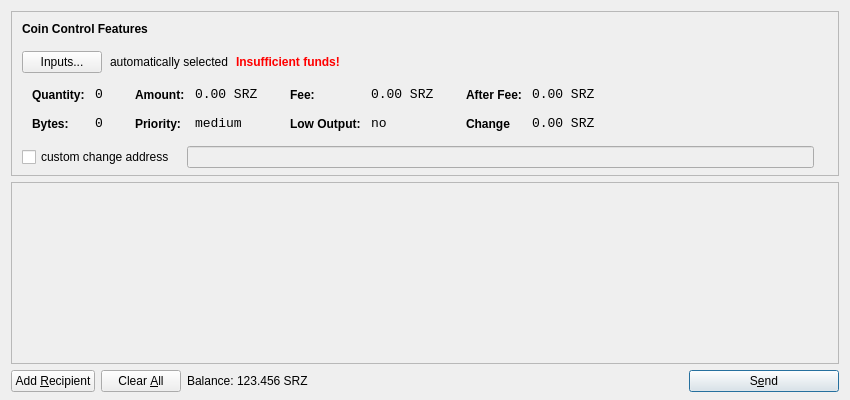
<?xml version="1.0" encoding="UTF-8"?>
<ui version="4.0">
 <class>SendCoinsDialog</class>
 <widget class="QDialog" name="SendCoinsDialog">
  <property name="geometry">
   <rect>
    <x>0</x>
    <y>0</y>
    <width>850</width>
    <height>400</height>
   </rect>
  </property>
  <property name="windowTitle">
   <string>Send Coins</string>
  </property>
  <layout class="QVBoxLayout" name="verticalLayout" stretch="0,1,0">
   <property name="bottomMargin">
    <number>8</number>
   </property>
   <item>
    <widget class="QFrame" name="frameCoinControl">
     <property name="sizePolicy">
      <sizepolicy hsizetype="Expanding" vsizetype="Expanding">
       <horstretch>0</horstretch>
       <verstretch>0</verstretch>
      </sizepolicy>
     </property>
     <property name="maximumSize">
      <size>
       <width>16777215</width>
       <height>16777215</height>
      </size>
     </property>
     <property name="frameShape">
      <enum>QFrame::StyledPanel</enum>
     </property>
     <property name="frameShadow">
      <enum>QFrame::Sunken</enum>
     </property>
     <layout class="QVBoxLayout" name="verticalLayoutCoinControl2">
      <property name="spacing">
       <number>-1</number>
      </property>
      <property name="leftMargin">
       <number>0</number>
      </property>
      <property name="topMargin">
       <number>0</number>
      </property>
      <property name="rightMargin">
       <number>0</number>
      </property>
      <property name="bottomMargin">
       <number>6</number>
      </property>
      <item>
       <layout class="QVBoxLayout" name="verticalLayoutCoinControl" stretch="0,0,0,0,1">
        <property name="spacing">
         <number>0</number>
        </property>
        <property name="leftMargin">
         <number>10</number>
        </property>
        <property name="topMargin">
         <number>10</number>
        </property>
        <item>
         <layout class="QHBoxLayout" name="horizontalLayoutCoinControl1">
          <property name="bottomMargin">
           <number>15</number>
          </property>
          <item>
           <widget class="QLabel" name="labelCoinControlFeatures">
            <property name="sizePolicy">
             <sizepolicy hsizetype="Preferred" vsizetype="Maximum">
              <horstretch>0</horstretch>
              <verstretch>0</verstretch>
             </sizepolicy>
            </property>
            <property name="font">
             <font>
              <weight>75</weight>
              <bold>true</bold>
             </font>
            </property>
            <property name="styleSheet">
             <string notr="true">font-weight:bold;</string>
            </property>
            <property name="text">
             <string>Coin Control Features</string>
            </property>
           </widget>
          </item>
         </layout>
        </item>
        <item>
         <layout class="QHBoxLayout" name="horizontalLayoutCoinControl2" stretch="0,0,0,0">
          <property name="spacing">
           <number>8</number>
          </property>
          <property name="bottomMargin">
           <number>10</number>
          </property>
          <item>
           <widget class="QPushButton" name="pushButtonCoinControl">
            <property name="styleSheet">
             <string notr="true"/>
            </property>
            <property name="text">
             <string>Inputs...</string>
            </property>
           </widget>
          </item>
          <item>
           <widget class="QLabel" name="labelCoinControlAutomaticallySelected">
            <property name="text">
             <string>automatically selected</string>
            </property>
            <property name="margin">
             <number>5</number>
            </property>
           </widget>
          </item>
          <item>
           <widget class="QLabel" name="labelCoinControlInsuffFunds">
            <property name="font">
             <font>
              <weight>75</weight>
              <bold>true</bold>
             </font>
            </property>
            <property name="styleSheet">
             <string notr="true">color:red;font-weight:bold;</string>
            </property>
            <property name="text">
             <string>Insufficient funds!</string>
            </property>
            <property name="margin">
             <number>5</number>
            </property>
           </widget>
          </item>
          <item>
           <spacer name="horizontalSpacerCoinControl">
            <property name="orientation">
             <enum>Qt::Horizontal</enum>
            </property>
            <property name="sizeHint" stdset="0">
             <size>
              <width>40</width>
              <height>1</height>
             </size>
            </property>
           </spacer>
          </item>
         </layout>
        </item>
        <item>
         <widget class="QWidget" name="widgetCoinControl" native="true">
          <property name="sizePolicy">
           <sizepolicy hsizetype="Preferred" vsizetype="Preferred">
            <horstretch>0</horstretch>
            <verstretch>0</verstretch>
           </sizepolicy>
          </property>
          <property name="minimumSize">
           <size>
            <width>0</width>
            <height>0</height>
           </size>
          </property>
          <property name="styleSheet">
           <string notr="true"/>
          </property>
          <layout class="QHBoxLayout" name="horizontalLayoutCoinControl5">
           <property name="margin">
            <number>0</number>
           </property>
           <item>
            <layout class="QHBoxLayout" name="horizontalLayoutCoinControl3" stretch="0,0,0,1">
             <property name="spacing">
              <number>20</number>
             </property>
             <property name="topMargin">
              <number>0</number>
             </property>
             <property name="bottomMargin">
              <number>10</number>
             </property>
             <item>
              <layout class="QFormLayout" name="formLayoutCoinControl1">
               <property name="horizontalSpacing">
                <number>10</number>
               </property>
               <property name="verticalSpacing">
                <number>14</number>
               </property>
               <property name="leftMargin">
                <number>10</number>
               </property>
               <property name="topMargin">
                <number>4</number>
               </property>
               <property name="rightMargin">
                <number>6</number>
               </property>
               <item row="0" column="0">
                <widget class="QLabel" name="labelCoinControlQuantityText">
                 <property name="styleSheet">
                  <string notr="true">font-weight:bold;</string>
                 </property>
                 <property name="text">
                  <string>Quantity:</string>
                 </property>
                 <property name="margin">
                  <number>0</number>
                 </property>
                </widget>
               </item>
               <item row="0" column="1">
                <widget class="QLabel" name="labelCoinControlQuantity">
                 <property name="font">
                  <font>
                   <family>Monospace</family>
                   <pointsize>10</pointsize>
                  </font>
                 </property>
                 <property name="cursor">
                  <cursorShape>IBeamCursor</cursorShape>
                 </property>
                 <property name="contextMenuPolicy">
                  <enum>Qt::ActionsContextMenu</enum>
                 </property>
                 <property name="text">
                  <string>0</string>
                 </property>
                 <property name="margin">
                  <number>0</number>
                 </property>
                 <property name="textInteractionFlags">
                  <set>Qt::LinksAccessibleByMouse|Qt::TextSelectableByKeyboard|Qt::TextSelectableByMouse</set>
                 </property>
                </widget>
               </item>
               <item row="1" column="0">
                <widget class="QLabel" name="labelCoinControlBytesText">
                 <property name="styleSheet">
                  <string notr="true">font-weight:bold;</string>
                 </property>
                 <property name="text">
                  <string>Bytes:</string>
                 </property>
                </widget>
               </item>
               <item row="1" column="1">
                <widget class="QLabel" name="labelCoinControlBytes">
                 <property name="font">
                  <font>
                   <family>Monospace</family>
                   <pointsize>10</pointsize>
                  </font>
                 </property>
                 <property name="cursor">
                  <cursorShape>IBeamCursor</cursorShape>
                 </property>
                 <property name="contextMenuPolicy">
                  <enum>Qt::ActionsContextMenu</enum>
                 </property>
                 <property name="text">
                  <string>0</string>
                 </property>
                 <property name="textInteractionFlags">
                  <set>Qt::LinksAccessibleByMouse|Qt::TextSelectableByKeyboard|Qt::TextSelectableByMouse</set>
                 </property>
                </widget>
               </item>
              </layout>
             </item>
             <item>
              <layout class="QFormLayout" name="formLayoutCoinControl2">
               <property name="horizontalSpacing">
                <number>10</number>
               </property>
               <property name="verticalSpacing">
                <number>14</number>
               </property>
               <property name="leftMargin">
                <number>6</number>
               </property>
               <property name="topMargin">
                <number>4</number>
               </property>
               <property name="rightMargin">
                <number>6</number>
               </property>
               <item row="0" column="0">
                <widget class="QLabel" name="labelCoinControlAmountText">
                 <property name="styleSheet">
                  <string notr="true">font-weight:bold;</string>
                 </property>
                 <property name="text">
                  <string>Amount:</string>
                 </property>
                 <property name="margin">
                  <number>0</number>
                 </property>
                </widget>
               </item>
               <item row="0" column="1">
                <widget class="QLabel" name="labelCoinControlAmount">
                 <property name="font">
                  <font>
                   <family>Monospace</family>
                   <pointsize>10</pointsize>
                  </font>
                 </property>
                 <property name="cursor">
                  <cursorShape>IBeamCursor</cursorShape>
                 </property>
                 <property name="contextMenuPolicy">
                  <enum>Qt::ActionsContextMenu</enum>
                 </property>
                 <property name="text">
                  <string>0.00 SRZ</string>
                 </property>
                 <property name="textInteractionFlags">
                  <set>Qt::LinksAccessibleByMouse|Qt::TextSelectableByKeyboard|Qt::TextSelectableByMouse</set>
                 </property>
                </widget>
               </item>
               <item row="1" column="0">
                <widget class="QLabel" name="labelCoinControlPriorityText">
                 <property name="styleSheet">
                  <string notr="true">font-weight:bold;</string>
                 </property>
                 <property name="text">
                  <string>Priority:</string>
                 </property>
                </widget>
               </item>
               <item row="1" column="1">
                <widget class="QLabel" name="labelCoinControlPriority">
                 <property name="font">
                  <font>
                   <family>Monospace</family>
                   <pointsize>10</pointsize>
                  </font>
                 </property>
                 <property name="cursor">
                  <cursorShape>IBeamCursor</cursorShape>
                 </property>
                 <property name="contextMenuPolicy">
                  <enum>Qt::ActionsContextMenu</enum>
                 </property>
                 <property name="text">
                  <string>medium</string>
                 </property>
                 <property name="textInteractionFlags">
                  <set>Qt::LinksAccessibleByMouse|Qt::TextSelectableByKeyboard|Qt::TextSelectableByMouse</set>
                 </property>
                </widget>
               </item>
              </layout>
             </item>
             <item>
              <layout class="QFormLayout" name="formLayoutCoinControl3">
               <property name="horizontalSpacing">
                <number>10</number>
               </property>
               <property name="verticalSpacing">
                <number>14</number>
               </property>
               <property name="leftMargin">
                <number>6</number>
               </property>
               <property name="topMargin">
                <number>4</number>
               </property>
               <property name="rightMargin">
                <number>6</number>
               </property>
               <item row="0" column="0">
                <widget class="QLabel" name="labelCoinControlFeeText">
                 <property name="styleSheet">
                  <string notr="true">font-weight:bold;</string>
                 </property>
                 <property name="text">
                  <string>Fee:</string>
                 </property>
                 <property name="margin">
                  <number>0</number>
                 </property>
                </widget>
               </item>
               <item row="0" column="1">
                <widget class="QLabel" name="labelCoinControlFee">
                 <property name="font">
                  <font>
                   <family>Monospace</family>
                   <pointsize>10</pointsize>
                  </font>
                 </property>
                 <property name="cursor">
                  <cursorShape>IBeamCursor</cursorShape>
                 </property>
                 <property name="contextMenuPolicy">
                  <enum>Qt::ActionsContextMenu</enum>
                 </property>
                 <property name="text">
                  <string>0.00 SRZ</string>
                 </property>
                 <property name="textInteractionFlags">
                  <set>Qt::LinksAccessibleByMouse|Qt::TextSelectableByKeyboard|Qt::TextSelectableByMouse</set>
                 </property>
                </widget>
               </item>
               <item row="1" column="0">
                <widget class="QLabel" name="labelCoinControlLowOutputText">
                 <property name="styleSheet">
                  <string notr="true">font-weight:bold;</string>
                 </property>
                 <property name="text">
                  <string>Low Output:</string>
                 </property>
                </widget>
               </item>
               <item row="1" column="1">
                <widget class="QLabel" name="labelCoinControlLowOutput">
                 <property name="font">
                  <font>
                   <family>Monospace</family>
                   <pointsize>10</pointsize>
                  </font>
                 </property>
                 <property name="cursor">
                  <cursorShape>IBeamCursor</cursorShape>
                 </property>
                 <property name="contextMenuPolicy">
                  <enum>Qt::ActionsContextMenu</enum>
                 </property>
                 <property name="text">
                  <string>no</string>
                 </property>
                 <property name="textInteractionFlags">
                  <set>Qt::LinksAccessibleByMouse|Qt::TextSelectableByKeyboard|Qt::TextSelectableByMouse</set>
                 </property>
                </widget>
               </item>
              </layout>
             </item>
             <item>
              <layout class="QFormLayout" name="formLayoutCoinControl4">
               <property name="horizontalSpacing">
                <number>10</number>
               </property>
               <property name="verticalSpacing">
                <number>14</number>
               </property>
               <property name="leftMargin">
                <number>6</number>
               </property>
               <property name="topMargin">
                <number>4</number>
               </property>
               <property name="rightMargin">
                <number>6</number>
               </property>
               <item row="0" column="0">
                <widget class="QLabel" name="labelCoinControlAfterFeeText">
                 <property name="styleSheet">
                  <string notr="true">font-weight:bold;</string>
                 </property>
                 <property name="text">
                  <string>After Fee:</string>
                 </property>
                 <property name="margin">
                  <number>0</number>
                 </property>
                </widget>
               </item>
               <item row="0" column="1">
                <widget class="QLabel" name="labelCoinControlAfterFee">
                 <property name="font">
                  <font>
                   <family>Monospace</family>
                   <pointsize>10</pointsize>
                  </font>
                 </property>
                 <property name="cursor">
                  <cursorShape>IBeamCursor</cursorShape>
                 </property>
                 <property name="contextMenuPolicy">
                  <enum>Qt::ActionsContextMenu</enum>
                 </property>
                 <property name="text">
                  <string>0.00 SRZ</string>
                 </property>
                 <property name="textInteractionFlags">
                  <set>Qt::LinksAccessibleByMouse|Qt::TextSelectableByKeyboard|Qt::TextSelectableByMouse</set>
                 </property>
                </widget>
               </item>
               <item row="1" column="0">
                <widget class="QLabel" name="labelCoinControlChangeText">
                 <property name="styleSheet">
                  <string notr="true">font-weight:bold;</string>
                 </property>
                 <property name="text">
                  <string>Change</string>
                 </property>
                </widget>
               </item>
               <item row="1" column="1">
                <widget class="QLabel" name="labelCoinControlChange">
                 <property name="font">
                  <font>
                   <family>Monospace</family>
                   <pointsize>10</pointsize>
                  </font>
                 </property>
                 <property name="cursor">
                  <cursorShape>IBeamCursor</cursorShape>
                 </property>
                 <property name="contextMenuPolicy">
                  <enum>Qt::ActionsContextMenu</enum>
                 </property>
                 <property name="text">
                  <string>0.00 SRZ</string>
                 </property>
                 <property name="textInteractionFlags">
                  <set>Qt::LinksAccessibleByMouse|Qt::TextSelectableByKeyboard|Qt::TextSelectableByMouse</set>
                 </property>
                </widget>
               </item>
              </layout>
             </item>
            </layout>
           </item>
          </layout>
         </widget>
        </item>
        <item>
         <layout class="QHBoxLayout" name="horizontalLayoutCoinControl4" stretch="0,0,0">
          <property name="spacing">
           <number>12</number>
          </property>
          <property name="sizeConstraint">
           <enum>QLayout::SetDefaultConstraint</enum>
          </property>
          <property name="topMargin">
           <number>5</number>
          </property>
          <property name="rightMargin">
           <number>5</number>
          </property>
          <item>
           <widget class="QCheckBox" name="checkBoxCoinControlChange">
            <property name="text">
             <string>custom change address</string>
            </property>
           </widget>
          </item>
          <item>
           <widget class="QLineEdit" name="lineEditCoinControlChange">
            <property name="enabled">
             <bool>false</bool>
            </property>
            <property name="sizePolicy">
             <sizepolicy hsizetype="Expanding" vsizetype="Fixed">
              <horstretch>0</horstretch>
              <verstretch>0</verstretch>
             </sizepolicy>
            </property>
           </widget>
          </item>
          <item>
           <widget class="QLabel" name="labelCoinControlChangeLabel">
            <property name="sizePolicy">
             <sizepolicy hsizetype="Preferred" vsizetype="Expanding">
              <horstretch>0</horstretch>
              <verstretch>0</verstretch>
             </sizepolicy>
            </property>
            <property name="minimumSize">
             <size>
              <width>0</width>
              <height>0</height>
             </size>
            </property>
            <property name="text">
             <string/>
            </property>
            <property name="margin">
             <number>3</number>
            </property>
           </widget>
          </item>
         </layout>
        </item>
        <item>
         <spacer name="verticalSpacerCoinControl">
          <property name="orientation">
           <enum>Qt::Vertical</enum>
          </property>
          <property name="sizeHint" stdset="0">
           <size>
            <width>800</width>
            <height>1</height>
           </size>
          </property>
         </spacer>
        </item>
       </layout>
      </item>
     </layout>
    </widget>
   </item>
   <item>
    <widget class="QScrollArea" name="scrollArea">
     <property name="widgetResizable">
      <bool>true</bool>
     </property>
     <widget class="QWidget" name="scrollAreaWidgetContents">
      <property name="geometry">
       <rect>
        <x>0</x>
        <y>0</y>
        <width>830</width>
        <height>165</height>
       </rect>
      </property>
      <layout class="QVBoxLayout" name="verticalLayout_2">
       <property name="margin">
        <number>0</number>
       </property>
       <item>
        <layout class="QVBoxLayout" name="entries">
         <property name="spacing">
          <number>6</number>
         </property>
        </layout>
       </item>
       <item>
        <spacer name="verticalSpacer">
         <property name="orientation">
          <enum>Qt::Vertical</enum>
         </property>
         <property name="sizeHint" stdset="0">
          <size>
           <width>20</width>
           <height>40</height>
          </size>
         </property>
        </spacer>
       </item>
      </layout>
     </widget>
    </widget>
   </item>
   <item>
    <layout class="QHBoxLayout" name="horizontalLayout">
     <item>
      <widget class="QPushButton" name="addButton">
       <property name="toolTip">
        <string>Send to multiple recipients at once</string>
       </property>
       <property name="text">
        <string>Add &amp;Recipient</string>
       </property>
       <property name="icon">
        <iconset resource="../bitcoin.qrc">
         <normaloff>:/icons/add</normaloff>:/icons/add</iconset>
       </property>
       <property name="autoDefault">
        <bool>false</bool>
       </property>
      </widget>
     </item>
     <item>
      <widget class="QPushButton" name="clearButton">
       <property name="sizePolicy">
        <sizepolicy hsizetype="Minimum" vsizetype="Fixed">
         <horstretch>0</horstretch>
         <verstretch>0</verstretch>
        </sizepolicy>
       </property>
       <property name="toolTip">
        <string>Remove all transaction fields</string>
       </property>
       <property name="text">
        <string>Clear &amp;All</string>
       </property>
       <property name="icon">
        <iconset resource="../bitcoin.qrc">
         <normaloff>:/icons/remove</normaloff>:/icons/remove</iconset>
       </property>
       <property name="autoRepeatDelay">
        <number>300</number>
       </property>
       <property name="autoDefault">
        <bool>false</bool>
       </property>
      </widget>
     </item>
     <item>
      <layout class="QHBoxLayout" name="horizontalLayout_2">
       <property name="spacing">
        <number>3</number>
       </property>
       <item>
        <widget class="QLabel" name="label">
         <property name="sizePolicy">
          <sizepolicy hsizetype="Preferred" vsizetype="Fixed">
           <horstretch>0</horstretch>
           <verstretch>0</verstretch>
          </sizepolicy>
         </property>
         <property name="text">
          <string>Balance:</string>
         </property>
        </widget>
       </item>
       <item>
        <widget class="QLabel" name="labelBalance">
         <property name="sizePolicy">
          <sizepolicy hsizetype="Preferred" vsizetype="Fixed">
           <horstretch>0</horstretch>
           <verstretch>0</verstretch>
          </sizepolicy>
         </property>
         <property name="cursor">
          <cursorShape>IBeamCursor</cursorShape>
         </property>
         <property name="text">
          <string>123.456 SRZ</string>
         </property>
         <property name="textInteractionFlags">
          <set>Qt::LinksAccessibleByMouse|Qt::TextSelectableByKeyboard|Qt::TextSelectableByMouse</set>
         </property>
        </widget>
       </item>
      </layout>
     </item>
     <item>
      <spacer name="horizontalSpacer">
       <property name="orientation">
        <enum>Qt::Horizontal</enum>
       </property>
       <property name="sizeHint" stdset="0">
        <size>
         <width>40</width>
         <height>20</height>
        </size>
       </property>
      </spacer>
     </item>
     <item>
      <widget class="QPushButton" name="sendButton">
       <property name="minimumSize">
        <size>
         <width>150</width>
         <height>0</height>
        </size>
       </property>
       <property name="toolTip">
        <string>Confirm the send action</string>
       </property>
       <property name="text">
        <string>S&amp;end</string>
       </property>
       <property name="icon">
        <iconset resource="../bitcoin.qrc">
         <normaloff>:/icons/send</normaloff>:/icons/send</iconset>
       </property>
       <property name="default">
        <bool>true</bool>
       </property>
      </widget>
     </item>
    </layout>
   </item>
  </layout>
 </widget>
 <resources>
  <include location="../bitcoin.qrc"/>
 </resources>
 <connections/>
</ui>
